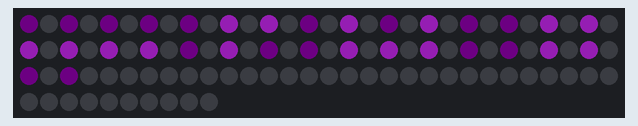
Simulated run of this sketch. Board: ESP8266 (NodeMCU). Parts: 100 RGB LEDs in strip order, left to right, continuing on the next row. Dim RGB values are drawn brighter than linear; WiFi joins after 1.5 s; servers stay silent unless stated; the local clock reads 2024-03-15 10:24:30 at power-on unless the sketch sets it; what the sketch prints to the serial monitor is not drawn.

Above: at 2.6 s.

The sketch:

esp_birth_cl1.ino
```cpp
/*
 *  First programm calculating days alive until 2018,
 *   then summing days of year so far + seconds of day so far
 *   for a very serious and global number of seconds alive.
 *
 */


#include <ESP8266WiFi.h>
#include <time.h>
#include <Adafruit_NeoPixel.h>


//const char* ssid = "<your WiFi SSID>";
//const char* password = "<your WiFi Password>";
const char* ssid = "KDG-3798D";
const char* password = "fA4cXNhfB5uX";

                                                        // ** Neopixel
#define PIN     D2
#define PIXELS  100

Adafruit_NeoPixel neoStrip = Adafruit_NeoPixel(PIXELS, PIN, NEO_GRB + NEO_KHZ800);

int ledPin = 13;

int timezone = 2 * 3600;
int dst = 0;


unsigned long seconds_pas = 0;
unsigned long seconds_rem = 0;
long stopwatch;

struct tm* p_tm;

// true index, 1 = jan etc..
uint8_t monthDays[13]= {0,31, 28, 31, 30, // jan - april
                          31, 30, 31, 31, // may j j aug
                          30, 31, 30, 31 };

int daysUntilThisMonth( uint8_t currMonth){
  int days = 0;
  for(int d=1; d<currMonth; d++)
    days += monthDays[d];
  return days;
}

unsigned long lifetime;


void setup() {

//  pinMode(ledPin,OUTPUT);
//  digitalWrite(ledPin,LOW);

  Serial.begin(115200);
  Serial.println();
  Serial.print("Wifi connecting to ");
  Serial.println( ssid );

  WiFi.begin(ssid,password);

  Serial.println();

  Serial.print("Connecting");

  while( WiFi.status() != WL_CONNECTED ){
      delay(500);
      Serial.print(".");
  }

  digitalWrite( ledPin , HIGH);
  Serial.println();

  Serial.println("Wifi Connected Success!");
  Serial.print("NodeMCU IP Address : ");
  Serial.println(WiFi.localIP() );

  configTime(timezone, dst, "pool.ntp.org","time.nist.gov");
  Serial.println("\nWaiting for Internet time");

  while(!time(nullptr)){
     Serial.print("*");
     delay(1000);
  }
  Serial.println("\nTime response....OK");

  Serial.println("\nGetting real-time date :");

  time_t now = time(nullptr);

  p_tm = localtime(&now);
  stopwatch = millis();

  while( p_tm->tm_year == 70){  // year = 1970
    Serial.print("re-syncing\t");
    delay(900);
    now = time(nullptr);
    p_tm = localtime(&now);
    stopwatch = millis();
    //
    //Serial.println(p_tm->tm_year);
    //print_date(p_tm);
  }

  // print out in human readable
  print_date(p_tm);

  // days passed from 10.10.1990 to 31.12.2017    = 9945
  // https://www.timeanddate.com/date/durationresult.html?d1=10&m1=10&y1=1990&d2=1&m2=1&y2=2018
  lifetime = 9945;
  Serial.print("days from 1990 to 2017 : ");
  Serial.println(lifetime);

  /*
  // date math function test
  for( int m=1; m<13; m++)
  for( int d=1; d<=monthDays[m]; d++)
  {
    int daysThisYear = daysUntilThisMonth(m);
    daysThisYear += d-1;
    Serial.print(m);    Serial.print("\t");   Serial.print(d);
    Serial.print("\t\t--> days : ");
    Serial.println(daysThisYear);
  }   */

  int daysThisYear = daysUntilThisMonth((p_tm->tm_mon)+1);
  daysThisYear += (p_tm->tm_mday) -1;    // -1 for days PASSED
  Serial.print("days in 2018 so far : ");
  Serial.println(daysThisYear);
  lifetime += daysThisYear;

  Serial.print("\n thus days since 10.10.1990 :\t\t");
  Serial.println(lifetime );
  // * seconds per day for seconds until midnight this morning
  lifetime *= 86400;
  Serial.print("in seconds : \t\t\t\t\t");
  Serial.println(lifetime);

  // seconds of this day
  seconds_pas = 0;
  seconds_pas += p_tm->tm_sec;
  seconds_pas += (p_tm->tm_min *60 );
  seconds_pas += (p_tm->tm_hour *3600);

  Serial.print(" Today passed :\t");
  Serial.print(seconds_pas);
  Serial.print(" seconds // or \t");
  Serial.print(seconds_pas/60);
  Serial.print(" mins // or hours :\t");
  Serial.print(seconds_pas/3600);

  lifetime += seconds_pas;
  Serial.print("####\n So serious seconds passed : \n\n\t\t");
  Serial.println(lifetime );

  neoStrip.begin();

}


int INTVL = 1000;   // 1000 ms for RTC

int r, g, b;

void loop() {

  if(millis() -stopwatch >= INTVL ) {
    // should be more accurate as not losing millis to loop code
    stopwatch += INTVL;
    //seconds_rem--;  // count down remaining       //seconds_rem += 120;
    lifetime++;

//    seconds_pas++;  // count passed
    Serial.print( lifetime);
    Serial.print(" , ");
    Serial.print( lifetime, BIN);
//    Serial.print(" ,\t\t");
    for( int l=0; l<32; l++){
      // l = bit
      uint32_t col;
      if( get_bit_ul(lifetime, l) ){
        // HI
        col = neoStrip.Color(50,10, 60);
      }
      else {
        // LO
        col = neoStrip.Color(5,0,6);
      }
      neoStrip.setPixelColor( (2*l), col );
      // Eo for
    }
    Serial.println();

    neoStrip.show();
    delay(100);
  }

//  delay(1000);
}


                                            // **
                                            // *    get colors
                                            // **

uint32_t SEC_OFF = neoStrip.Color(2, 0, 0);
uint32_t SEC_ON = neoStrip.Color(180, 5, 0);

uint32_t MIN_OFF = neoStrip.Color(1,1, 0);
uint32_t MIN_ON = neoStrip.Color(90, 50, 0);

uint32_t JUST_OFF = neoStrip.Color( 1, 5, 5);
uint32_t JUST_ON = neoStrip.Color( 40, 90, 90);

uint32_t get_color( int p, uint8_t ONOFF){
  //
  // first 5 LEDs ~ 1 to 63 = Seconds
  if(p<=5){
    // 0 to 5
    uint8_t y_factor = 8;
    //
    if(ONOFF) // On           // 8 * 5 = 40
      return neoStrip.Color(180 -(p*y_factor), 0+(p*y_factor), 0);  //-(p*6)
    else      // Off
      return neoStrip.Color(2, 0, 0);
  }
  // then 12 bits = 4000 > 3600 = Hours
  else if(p<=11){
    p -= 6;     // p  6 - 11
    if(ONOFF)             //
      return neoStrip.Color( 8 *(5-p), 10 *p , 100  );
    else
      return neoStrip.Color( 0, 1, 3);
  }
  else
  {
    p -= 12;    // p 12-16
    uint8_t b_fact = 12;
    if(ONOFF)
      return neoStrip.Color( 50 +p *16, 100 +p *6,  5 +p *20 );
    else
      return neoStrip.Color(3,1,0);
  }
  // Eo get color
}


void print_date(  struct tm* dat) {
  Serial.print(dat->tm_mday);
  Serial.print("/");
  Serial.print(dat->tm_mon + 1);
  Serial.print("/");
  Serial.print(dat->tm_year + 1900);
  Serial.print(" ");
  Serial.print(dat->tm_hour);
  Serial.print(":");
  Serial.print(dat->tm_min);
  Serial.print(":");
  Serial.println(dat->tm_sec);
  // print date
}


uint8_t get_bit_ul( unsigned long num, int b){
  //Serial.println( num & (1<<b) );
  if ( (num & (1<<b) ) )
    return 0x01;
  else
    return 0;
}


uint8_t check_bit_ul( unsigned long num, int b){
  //Serial.println( num & (0x01<<b) );
  return (num & (1<<b) );
}
// #
```
